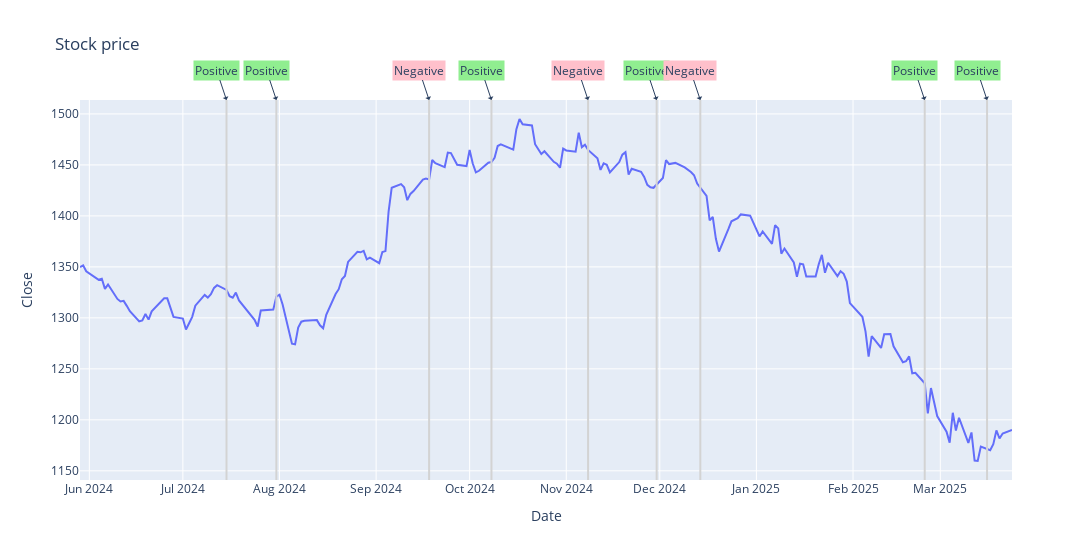

Notebook code for this chart:
### Code cell
plot_price_with_news(price_df, news_headlines_df.sample(frac=0.2, random_state=7)).show()

### Figure 1 — Plotly figure (JSON) as saved in the notebook; plotly's stock layout.template omitted (floating-point values rounded to 4 significant figures; data arrays with more than 128 entries replaced by an {"elided": "..."} marker saying what was removed)
{"data": [{"hovertemplate": "Date=%{x}<br>Close=%{y}<extra></extra>", "legendgroup": "", "line": {"color": "#636efa", "dash": "solid"}, "marker": {"symbol": "circle"}, "mode": "lines", "name": "", "orientation": "v", "showlegend": false, "type": "scatter", "x": {"elided": "202 str values"}, "xaxis": "x", "y": {"elided": "202 float values"}, "yaxis": "y"}], "layout": {"annotations": [{"align": "left", "arrowhead": 1, "bgcolor": "lightgreen", "hovertext": "China optimism<br />gives lift to<br />Asian equities", "showarrow": true, "text": "Positive", "x": "2024-11-30T00:00:00", "xref": "x", "y": 1, "yref": "paper"}, {"align": "left", "arrowhead": 1, "bgcolor": "lightgreen", "hovertext": "EMERGING<br />MARKETS-Asian FX<br />rallies as US<br />tariffs woes<br />ebb; Singapore<br />stocks defy<br />peers to hit<br />record high", "showarrow": true, "text": "Positive", "x": "2025-02-24T00:00:00", "xref": "x", "y": 1, "yref": "paper"}, {"align": "left", "arrowhead": 1, "bgcolor": "lightgreen", "hovertext": "Stocks stage<br />relief rally but<br />trade tensions<br />persist", "showarrow": true, "text": "Positive", "x": "2025-03-16T00:00:00", "xref": "x", "y": 1, "yref": "paper"}, {"align": "left", "arrowhead": 1, "bgcolor": "pink", "hovertext": "Thai firms wary<br />of Trump impact", "showarrow": true, "text": "Negative", "x": "2024-11-08T00:00:00", "xref": "x", "y": 1, "yref": "paper"}, {"align": "left", "arrowhead": 1, "bgcolor": "pink", "hovertext": "SET closed at<br />1,435.77 down<br />0.83%", "showarrow": true, "text": "Negative", "x": "2024-09-18T00:00:00", "xref": "x", "y": 1, "yref": "paper"}, {"align": "left", "arrowhead": 1, "bgcolor": "lightgreen", "hovertext": "Bank of Ayudhya<br />(BAY: THB24.70)<br />offers earnings<br />yield of 18.1%;<br />-10 satang<br />[0.4%]", "showarrow": true, "text": "Positive", "x": "2024-07-15T00:00:00", "xref": "x", "y": 1, "yref": "paper"}, {"align": "left", "arrowhead": 1, "bgcolor": "lightgreen", "hovertext": "EMERGING<br />MARKETS-Most<br />Asian<br />currencies,<br />stocks rise<br />ahead of Fed<br />decision", "showarrow": true, "text": "Positive", "x": "2024-07-31T00:00:00", "xref": "x", "y": 1, "yref": "paper"}, {"align": "left", "arrowhead": 1, "bgcolor": "pink", "hovertext": "Asian equities<br />retreat as China<br />disappoints", "showarrow": true, "text": "Negative", "x": "2024-12-14T00:00:00", "xref": "x", "y": 1, "yref": "paper"}, {"align": "left", "arrowhead": 1, "bgcolor": "lightgreen", "hovertext": "Vayupak Fund<br />enjoys<br />optimistic<br />launch", "showarrow": true, "text": "Positive", "x": "2024-10-08T00:00:00", "xref": "x", "y": 1, "yref": "paper"}], "legend": {"tracegroupgap": 0}, "shapes": [{"line": {"color": "lightgrey"}, "type": "line", "x0": "2024-11-30T00:00:00", "x1": "2024-11-30T00:00:00", "xref": "x", "y0": 0, "y1": 1, "yref": "y domain"}, {"line": {"color": "lightgrey"}, "type": "line", "x0": "2025-02-24T00:00:00", "x1": "2025-02-24T00:00:00", "xref": "x", "y0": 0, "y1": 1, "yref": "y domain"}, {"line": {"color": "lightgrey"}, "type": "line", "x0": "2025-03-16T00:00:00", "x1": "2025-03-16T00:00:00", "xref": "x", "y0": 0, "y1": 1, "yref": "y domain"}, {"line": {"color": "lightgrey"}, "type": "line", "x0": "2024-11-08T00:00:00", "x1": "2024-11-08T00:00:00", "xref": "x", "y0": 0, "y1": 1, "yref": "y domain"}, {"line": {"color": "lightgrey"}, "type": "line", "x0": "2024-09-18T00:00:00", "x1": "2024-09-18T00:00:00", "xref": "x", "y0": 0, "y1": 1, "yref": "y domain"}, {"line": {"color": "lightgrey"}, "type": "line", "x0": "2024-07-15T00:00:00", "x1": "2024-07-15T00:00:00", "xref": "x", "y0": 0, "y1": 1, "yref": "y domain"}, {"line": {"color": "lightgrey"}, "type": "line", "x0": "2024-07-31T00:00:00", "x1": "2024-07-31T00:00:00", "xref": "x", "y0": 0, "y1": 1, "yref": "y domain"}, {"line": {"color": "lightgrey"}, "type": "line", "x0": "2024-12-14T00:00:00", "x1": "2024-12-14T00:00:00", "xref": "x", "y0": 0, "y1": 1, "yref": "y domain"}, {"line": {"color": "lightgrey"}, "type": "line", "x0": "2024-10-08T00:00:00", "x1": "2024-10-08T00:00:00", "xref": "x", "y0": 0, "y1": 1, "yref": "y domain"}], "title": {"text": "Stock price"}, "width": 1200, "xaxis": {"anchor": "y", "domain": [0, 1], "title": {"text": "Date"}}, "yaxis": {"anchor": "x", "domain": [0, 1], "title": {"text": "Close"}}}}
